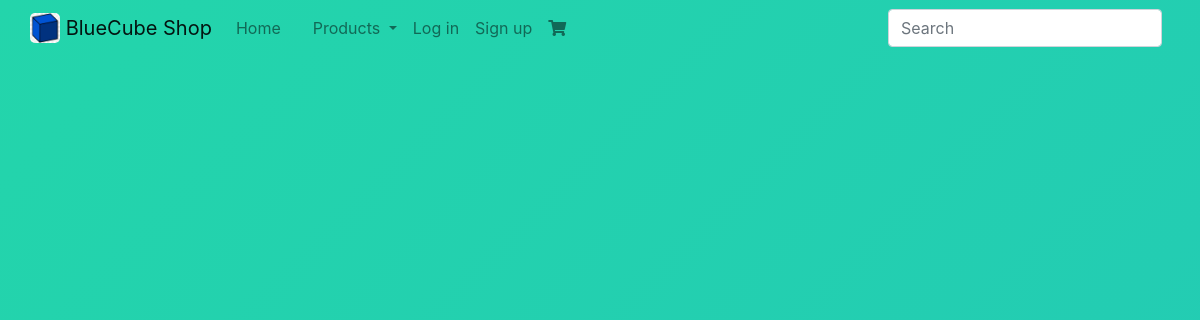
/products/, run on an earlier commit of the app's database.
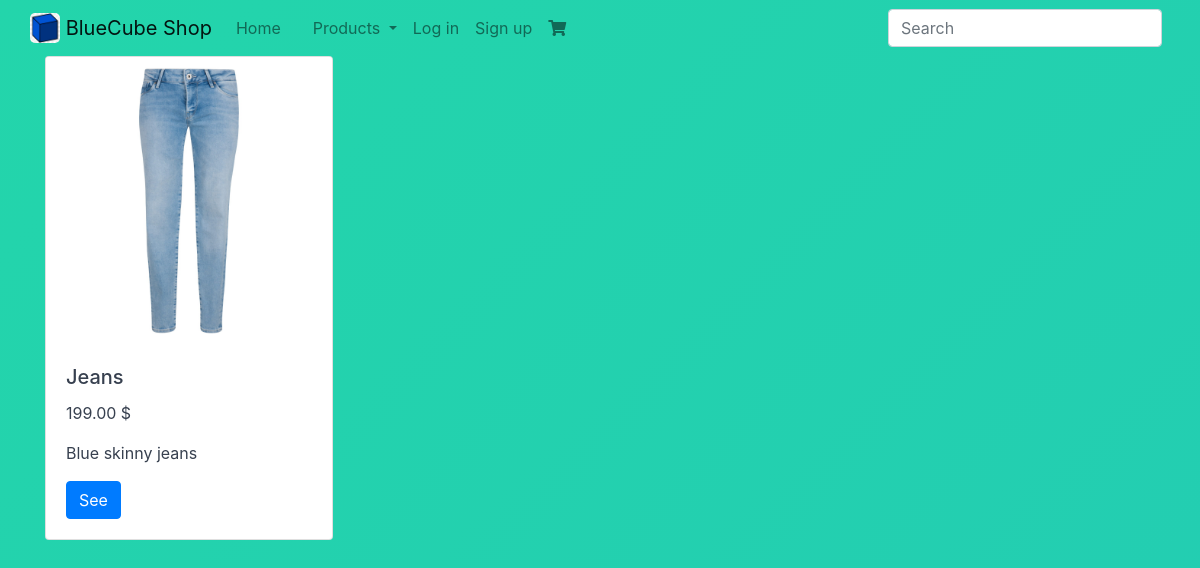
And on a later commit of the database.
### products/models.py (models this page shows, shortened)
class Product(models.Model):
    title = models.CharField(max_length = 255)
    slug = models.SlugField(unique=True)
    description = models.TextField()
    price = models.DecimalField(decimal_places=2, max_digits=20, default = 0)
    image = models.ImageField(upload_to='products', null=True, blank=True)
    category = models.ManyToManyField(Category, blank=True, null=True)
    tags = models.ForeignKey(Tags, blank=True, null=True,on_delete=models.SET_NULL)
    active = models.BooleanField(default=True)
    timestamp = models.DateTimeField(auto_now_add = True)
    objects = ProductManager()

### products/views.py (the view)
# urls.py: path('', ProductListView.as_view(), name = 'list'),
class ProductListView(ListView):
    model = Product

### products/models.py (called while the page is built)
    def get_queryset(self):
        return ProductQuerySet(self.model, using = self.db)

### products/templates/products/product_list.html (shortened to what this page needs)
{% extends "base.html" %}
{% block content %}
{% load bootstrap4 %}
<div class="row row-cols-3">
{% for product in product_list %}
{% include 'products/snippets/card.html' %}
{% endfor  %}
{% endblock %}

### products/templates/products/snippets/card.html
<div class='col'>
<div class="card" style="width: 18rem;">
{% if product.image %}
  <img class="card-img-top" src="{{product.image.url}}" alt="" style="height: 18rem;">
{% else %}
<img class="card-img-top" src="/media/products/Profile-NotAvailable-300x300.png" alt="" style="height: 18rem;">
{% endif %}
  <div class="card-body">
    <h5 class="card-title">{{product.title}}</h5>
    <p class="card-text">{{product.price}} $</p>
    <p class="card-text">{{product.description | truncatewords:10}}</p>
    <a href="{% url 'product:details' slug=product.slug %}" class="btn btn-primary">See</a>
  </div>
</div>
</div>

What changed in the data, as far as the page shows it:
added Product: image (picture), title "Jeans", price "199.00", description "Blue skinny jeans"
